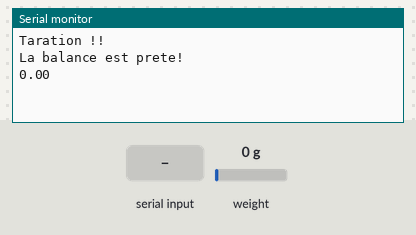
A sketch run on a simulated Arduino Mega 2560, built with avr-gcc and run on an emulated ATmega2560. Parts: the last lines printed to the serial monitor. Inputs (shaded band) come from the test bench; at power-on: weight on the scale 0 g.

Above: at 2.2 s.
2.3 s: "TARE\n" received over Serial
At 4.8 s:
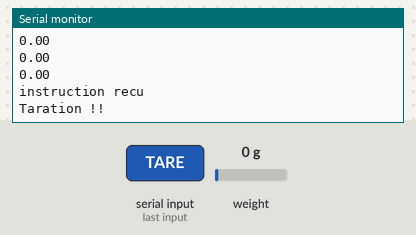
5.5 s: weight on the scale set to 100 g
At 6.8 s:
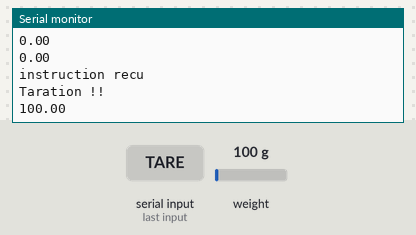
7.0 s: weight on the scale set to 1250 g
At 7.8 s:
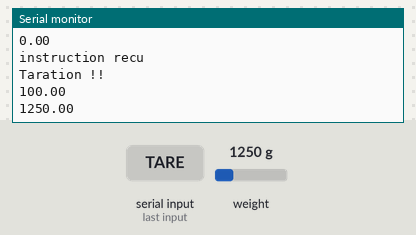
Timing chart, 0 to 10.0 s (numbered marks = the images above; inputs shaded):
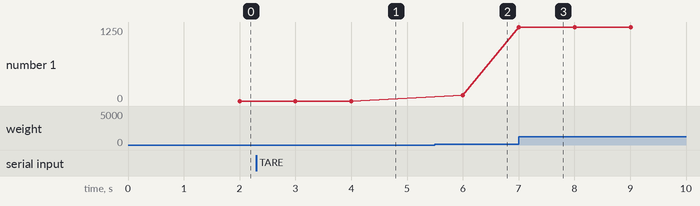

Measured:
- after the input at 2.3 s, the serial monitor: prints a new line after 1.7 s (image 1)
- after the input at 5.5 s, the serial monitor: prints a new line after 0.50 s (image 2)
- after the input at 7.0 s, the serial monitor: prints a new line at once (image 3)
- plotted number 1: 0 → 100 after the input at 5.5 s, 100 → 1250 after the input at 7.0 s

The sketch:

sketch_apr25a.ino
```cpp
#include "HX711.h"

const int broche_DT = 23;
const int broche_SCK = 22;

String inputString = "";
bool stringComplete = false;

HX711 balance;

void handle_root() {

String mesure = String(balance.get_units(100));
}

void setup(void)
{
  // Affichage dans le moniteur série:
  Serial.begin(115200);

  balance.begin(broche_DT, broche_SCK);

  while (!balance.is_ready())
  {
    ;
  }
  Serial.println("Taration !!");

  balance.set_scale(739); //le paramètre dépend de votre cellule de charge.
  balance.tare(); //ajustement du zéro

  Serial.println("La balance est prete!");

}

void loop(void)
{
  Serial.println(balance.get_units(10));

  if (stringComplete) {
    stringComplete = false;
    Serial.println("instruction recu");
    if (inputString.indexOf("TARE") >= 0) {
      Serial.println("Taration !!");
      balance.tare();
    }
    inputString = "";
  }
}

void serialEvent() {
  while (Serial.available()) {
    char inChar = (char)Serial.read();
    if (inChar == '\n') {
      stringComplete = true;
    } else {
      inputString += inChar;
    }
  }
}
```
